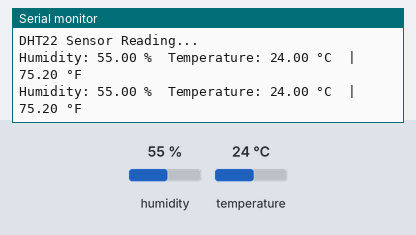
The sketch below on a simulated Arduino Uno, built with avr-gcc and run on an emulated ATmega328P. Shown: the last lines printed to the serial monitor. Inputs (shaded band) come from the test bench; at power-on: humidity 55 %, temperature 24 °C.

Above: at 4.8 s.
4.9 s: humidity set to 22 %
At 7.0 s:
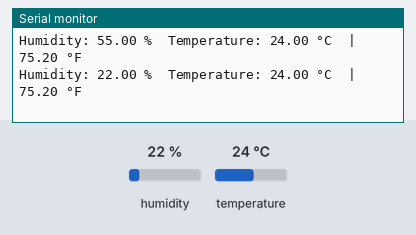
7.9 s: temperature set to 12 °C
At 8.8 s:
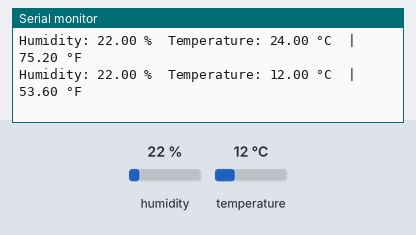
10.9 s: humidity set to 40 %
At 13.5 s:
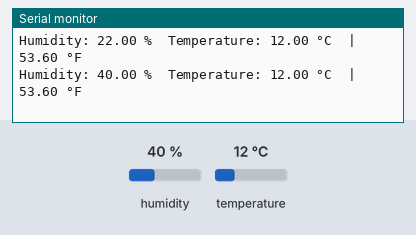
Timing chart, 0 to 15.0 s (numbered marks = the images above; inputs shaded):
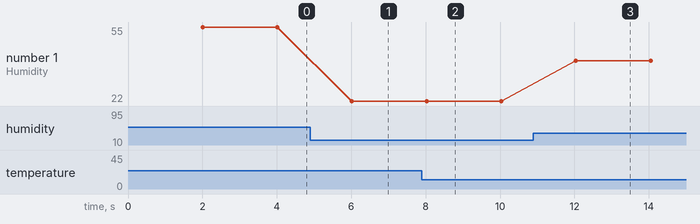

Measured:
- after the input at 4.9 s, the serial monitor: prints a new line after 1.1 s (image 1)
- after the input at 7.9 s, the serial monitor: prints a new line after 0.13 s (image 2)
- after the input at 10.9 s, the serial monitor: prints a new line after 1.1 s (image 3)
- plotted number 1: 55 → 22 after the input at 4.9 s, 22 → 40 after the input at 10.9 s

The sketch:

dht22.ino
```cpp
#include "DHT.h"

#define DHTPIN 2        // Pin where the DHT22 data pin is connected
#define DHTTYPE DHT22   // Define sensor type

DHT dht(DHTPIN, DHTTYPE);

void setup() {
  Serial.begin(9600);
  pinMode(DHTPIN, INPUT_PULLUP);
  dht.begin();
  Serial.println("DHT22 Sensor Reading...");
}

void loop() {
  delay(2000); // DHT22 needs ~2 seconds delay between readings

  float humidity = dht.readHumidity();
  float temperature = dht.readTemperature(); // Celsius
  float temperatureF = dht.readTemperature(true); // Fahrenheit

  // Check if reading failed
  if (isnan(humidity) || isnan(temperature)) {
    Serial.println("Failed to read from DHT22 sensor!");
    return;
  }

  Serial.print("Humidity: ");
  Serial.print(humidity);
  Serial.print(" %\t");

  Serial.print("Temperature: ");
  Serial.print(temperature);
  Serial.print(" °C  |  ");
  Serial.print(temperatureF);
  Serial.println(" °F");
}
```
